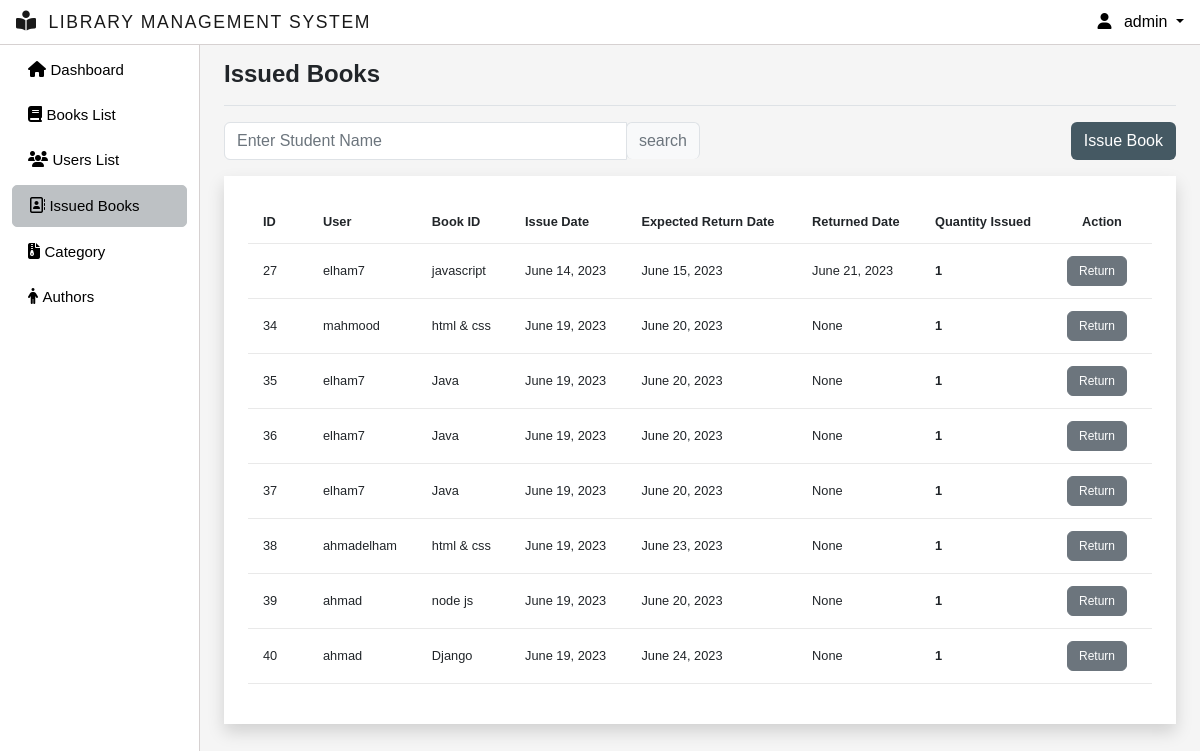
Page /view-issuebook/all (signed in) on the earlier database version.
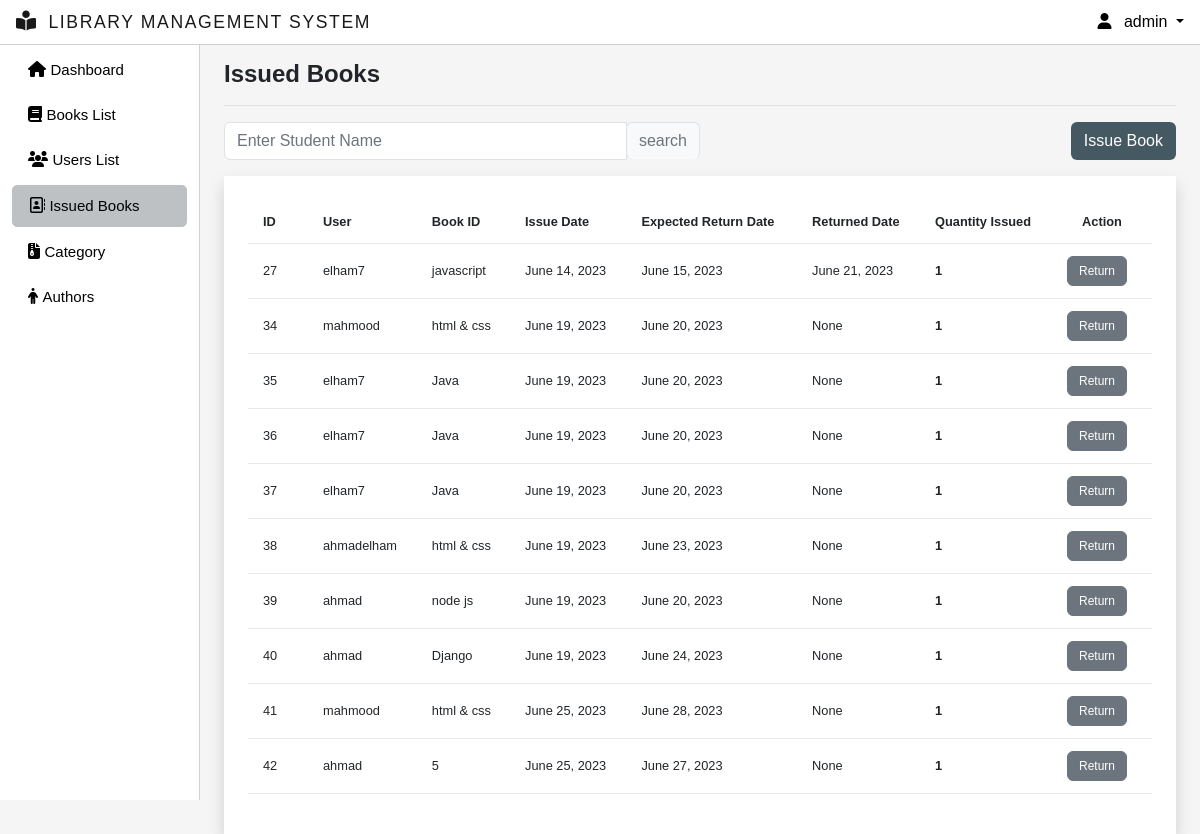
Same page on the later database version.
### myapp/models.py (models this page shows)
class IssueBook(models.Model):
    user_id = models.ForeignKey(User, on_delete=models.CASCADE)
    book_id = models.ForeignKey(Books, on_delete=models.CASCADE)
    issue_date = models.DateField(auto_now_add=True)
    expected_return_date = models.DateField()
    returned_date = models.DateField(default=None, null=True, blank=True)
    quantity_issued = models.IntegerField(default=1)

class Books(models.Model):
    title = models.CharField(max_length=20)
    category = models.ForeignKey(Category, on_delete=models.CASCADE)
    author = models.ForeignKey(Author, on_delete=models.CASCADE)
    available_quantity = models.IntegerField(default=0)
    cover_photo = models.ImageField(
        upload_to='images/', null=True, blank=True,  default='images/default.jpg')
    issue_date = models.DateField(auto_now_add=True)
    def __str__(self):
        return self.title
    class Meta:
        ordering = ['issue_date']

### myapp/decorators.py (the view)
        def wrapper_func(request, *args, **kwargs):
            group = None
            if request.user.groups.exists():
                group = request.user.groups.all()[0].name
            if group in allowed_roles:
                return view_func(request, *args, **kwargs)
            else:
                return HttpResponse('Your are not authorized to view this page!')

### myapp/views.py (called while the page is built)
@allowed_users(allowed_roles=['admin'])
@login_required(login_url='login-page')
def ViewIssueBook(request,books):
    if books == "all":
        issuebook = IssueBook.objects.all()
        context = {'issuebook': issuebook,'title':'Issued Books'}
    else:
        today = timezone.now().date()
        total_issued_books_today = IssueBook.objects.filter(issue_date=today)
        context = {'total_issued_books_today': total_issued_books_today, 'title': 'Today\'s Issued Books'}
    return render(request, 'view_issuebook.html', context)

### myapp/templates/view_issuebook.html (shortened to what this page needs)
{% extends 'main.html' %}
{% block title %}{{title}}{% endblock title %}
{% block content %}
<div class="search-customization">
	<div class="mb-3 w-50">
	  <form id="searchForm" action="" method="GET">
		<div class="input-group">
		  <input
			class="form-control  border"
			type="search"
			placeholder="Enter Student Name"
			id="example-search-input"
			name="search_book"
			value=""
		  />
		  <span class="input-group-append">
			<input
			  class="btn btn-outline-secondary bg-light border-bottom-0 border ms-n5"
			  type="submit"
			  value="search"
			/>
		  </span>
		</div>
	  </form>
	</div>
	<div class="mb-3">
		<a href="{% url 'issue-book' %}" class="btn" style="background-color: #455963; color: #fff;">Issue Book</a>
	</div>
</div>
<div class="p-4 shadow bg-white">
	<table class="table table-font-size table-hover">
		<thead>
			<tr>
				<th>ID</th>
                <th>User</th>
				<th>Book ID</th>
				<th>Issue Date</th>
				<th>Expected Return Date</th>
				<th>Returned Date</th>
				<th>Quantity Issued</th>
				<th class="text-center">Action</th>
			</tr>
		</thead>
		<tbody>
			{% if issuebook %}
				{% for book in issuebook %}
				<tr>
					<td>{{book.id}}</td>
					<td>{{book.user_id}}</td>
					<td>{{book.book_id}}</td>
					<td>{{book.issue_date}}</td>
					<td>{{book.expected_return_date}}</td>
					<td>{{book.returned_date}}</td>
					<th>{{book.quantity_issued}}</th>
					<td>
						<button type="button" class="btn btn-secondary " style="height: 30px; width: 60px; padding: 0; font-size: 12px;" data-bs-toggle="modal" data-bs-target="#exampleModal" data-bs-whatever="@fat" value="{{ book.id }}" onclick="set_from_action(this)">Return</button>
					</td>
				</tr>
				{% endfor %}
			{% else %}
				<tr>
					<td colspan="8">No books issued.</td>
				</tr>
			{% endif %}
		</tbody>
	</table>
</div>
{% endblock content %}

Differences in the rows shown:
added IssueBook: id "41", user_id "mahmood", book_id "html & css", issue_date "June 25, 2023", expected_return_date "June 28, 2023", returned_date "None", quantity_issued "1"
added IssueBook: id "42", user_id "ahmad", book_id "5", issue_date "June 25, 2023", expected_return_date "June 27, 2023", returned_date "None", quantity_issued "1"
